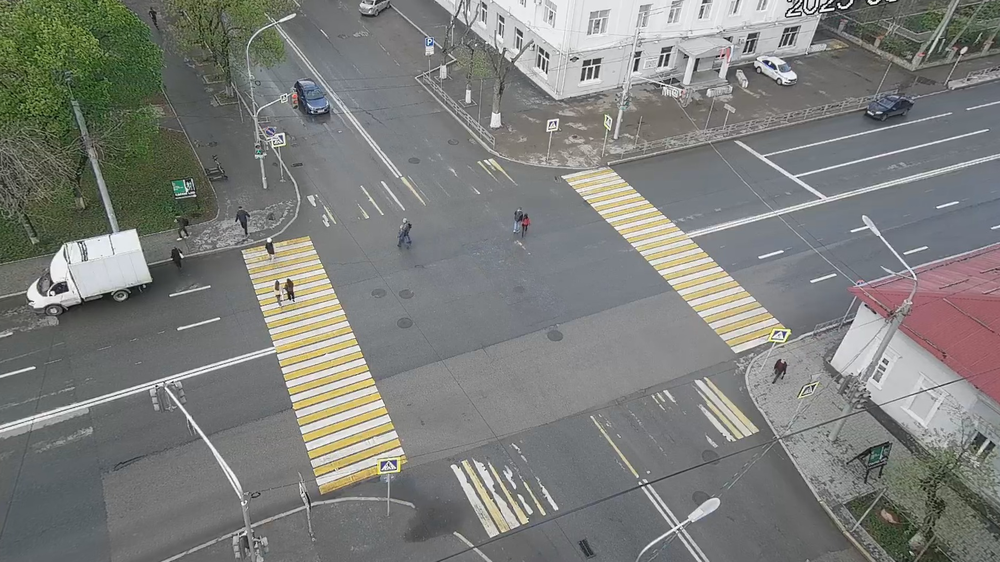
#> input picture example/pushkin_aksakov/image/undistort_opencv.png, 1000 x 562 px, shrunk from 1920 x 1080 before the run
$ python extended_hough_transform.py
#> lines starting #> are read from the running program, lines starting #| are printed output that depends on the picture
from skimage import feature, transform, color, io, filters
import numpy as np
import matplotlib.pyplot as plt

# === 1. Загрузка и grayscale ===
image = io.imread("../../example/pushkin_aksakov/image/undistort_opencv.png")
#> image is the input picture: shape (562, 1000, 3); mean R, G, B 125.2, 126.5, 123
gray = color.rgb2gray(image)
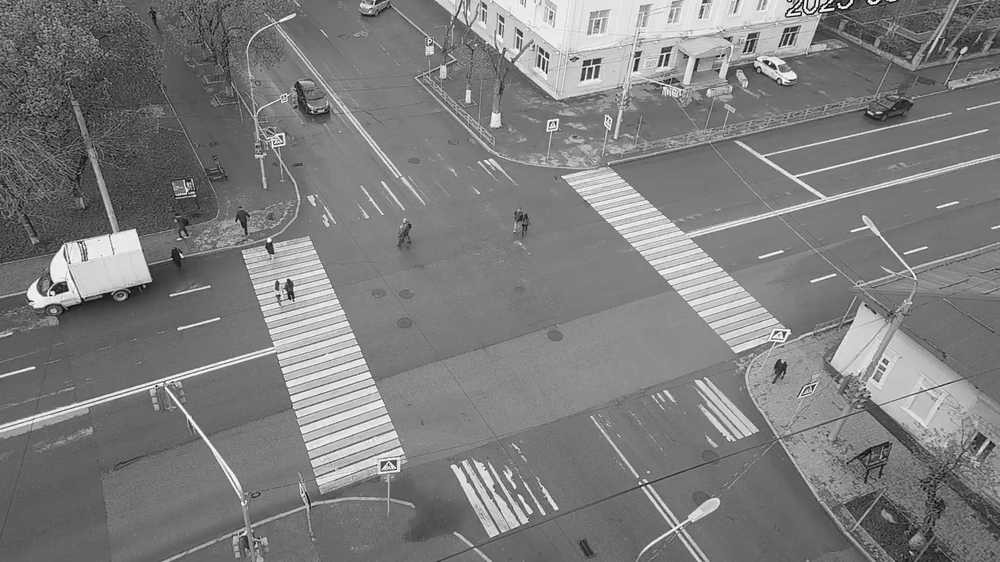
#> gray: shape (562, 1000) float64; min 0, max 1, mean 0.494

# === 2. Градиенты Sobel ===
gx = filters.sobel_h(gray)
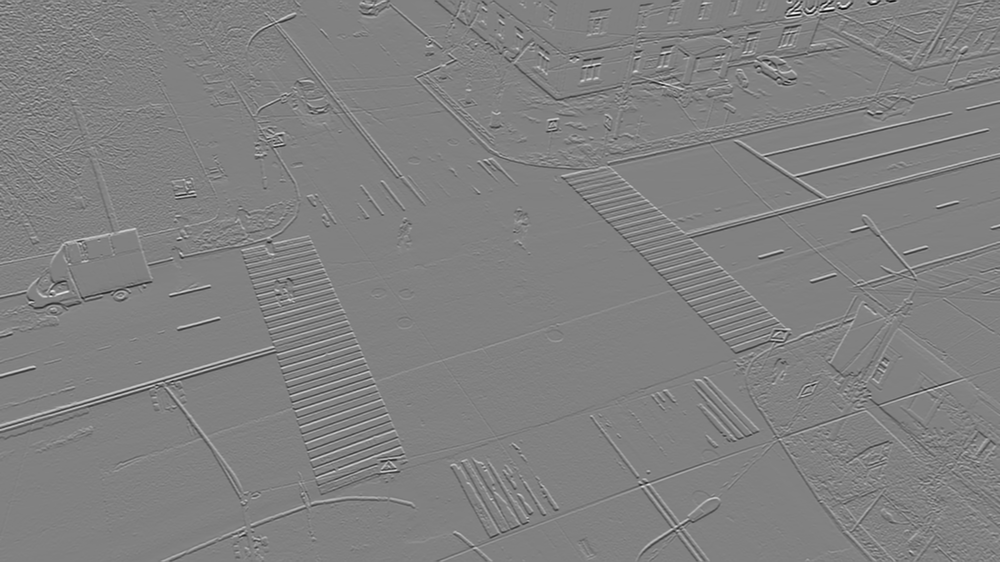
#> gx: shape (562, 1000) float64; min -0.972, max 0.944, mean -0.000582; drawn with min black and max white
gy = filters.sobel_v(gray)
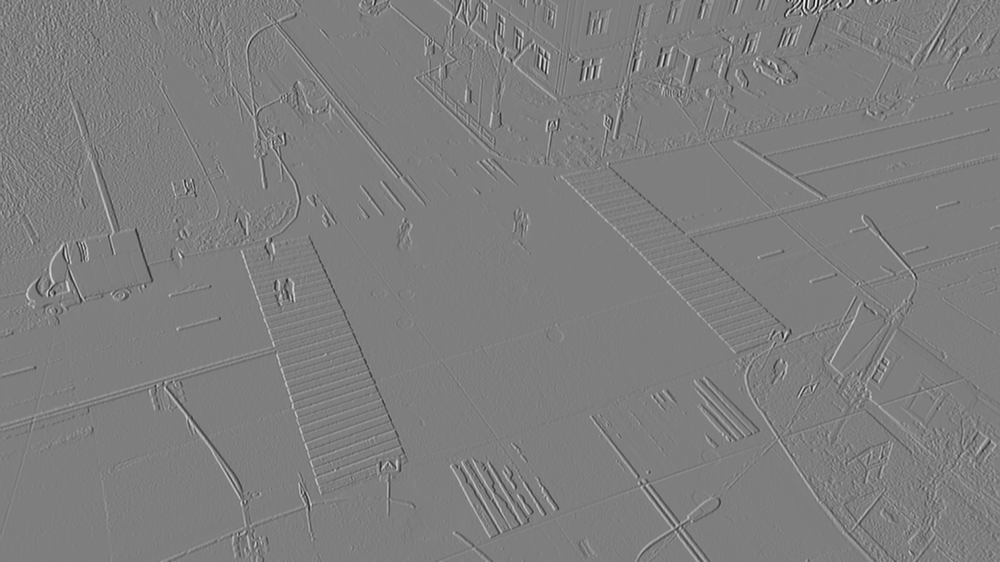
#> gy: shape (562, 1000) float64; min -0.95, max 0.962, mean 0.000147; drawn with min black and max white
magnitude = np.hypot(gx, gy)
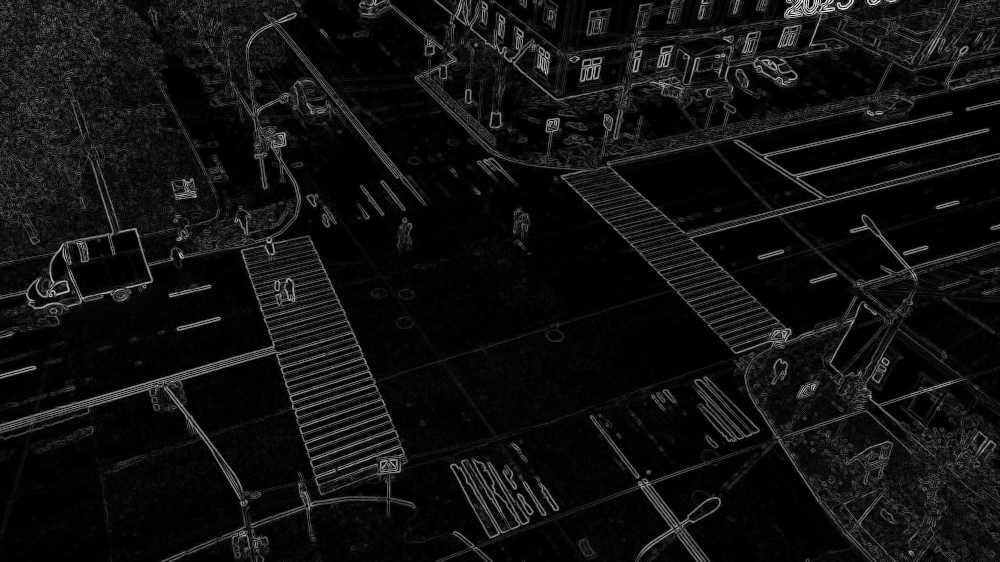
#> magnitude: shape (562, 1000) float64; min 0, max 0.979, mean 0.0676
orientation = np.arctan2(gy, gx)
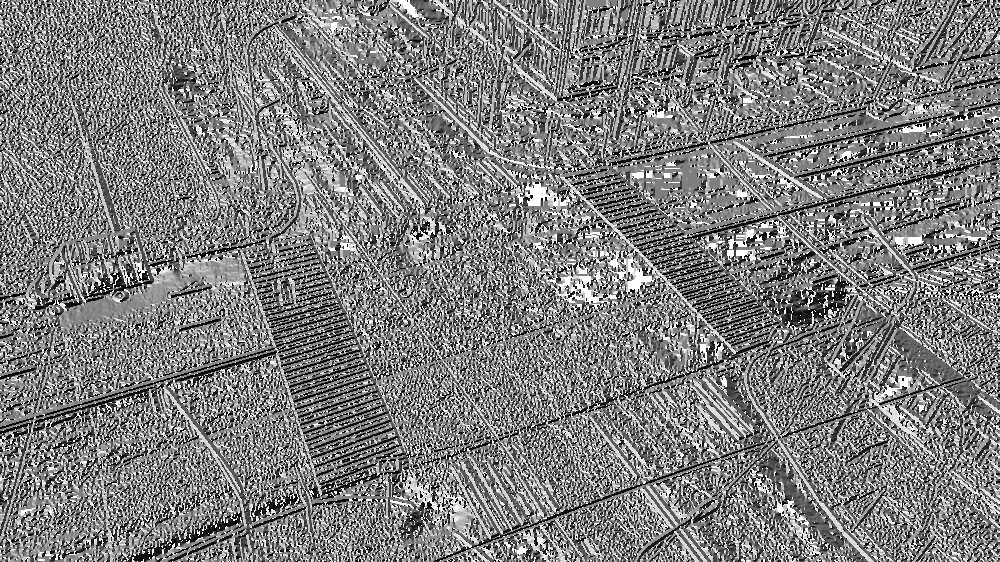
#> orientation: shape (562, 1000) float64; min -3.14, max 3.14, mean -0.0236; drawn with min black and max white

# === 3. Край по Канни ===
edges = feature.canny(gray, sigma=2.0).astype(np.uint8)
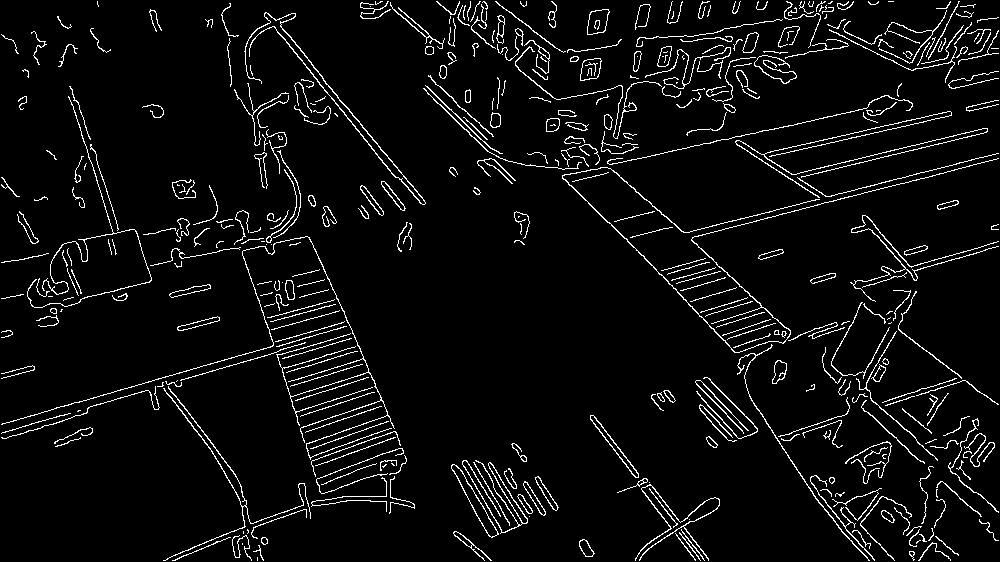
#> edges: shape (562, 1000); values 0 (black) and 1 (white), 5.2% white in thin lines or dots

# === Hough параметры ===
thetas = np.deg2rad(np.linspace(-90, 90, 180))
diag_len = int(np.hypot(*gray.shape))  # длина диагонали
#> diag_len = 1147
rhos = np.linspace(-diag_len, diag_len, 2 * diag_len)
#> rhos = 2294 values from -1147 to 1147
accumulator = np.zeros((len(rhos), len(thetas)), dtype=np.float32)

import sys
import os

module_dir = os.path.join(os.path.dirname(__file__), 'cpp', 'build', 'Release')
sys.path.append(module_dir)

import mymodule

#> (the run stopped early here; a loop or call above may not have finished)

$ run again, with example/pushkin_aksakov/image/building_corrected_image.png copied over example/pushkin_aksakov/image/undistort_opencv.png
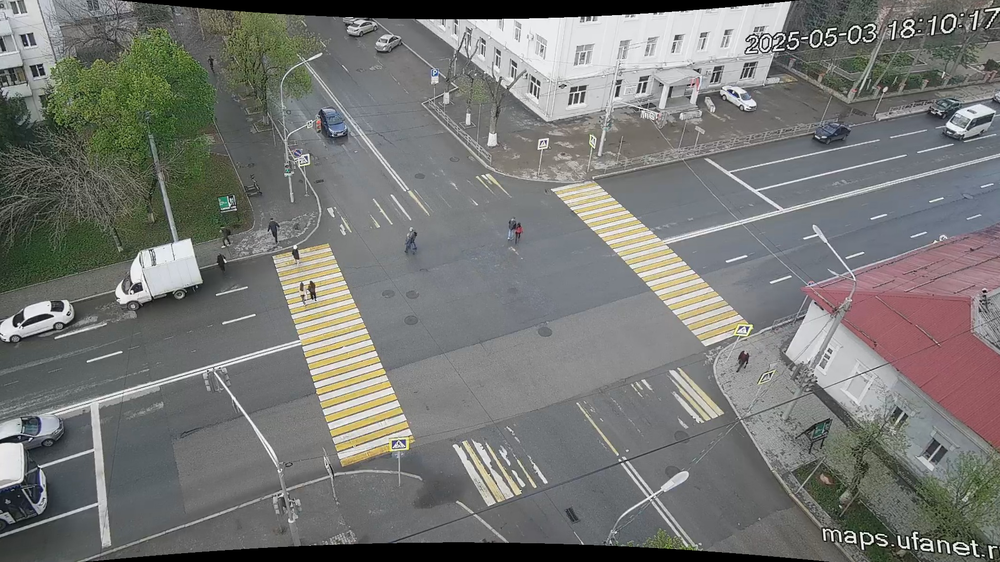
#> input picture example/pushkin_aksakov/image/building_corrected_image.png, 1000 x 562 px, shrunk from 1920 x 1080 before the run
#> image is the input picture: shape (562, 1000, 3); mean R, G, B 118, 118.7, 115.7
#> `orientation = np.arctan2(gy, gx)`:
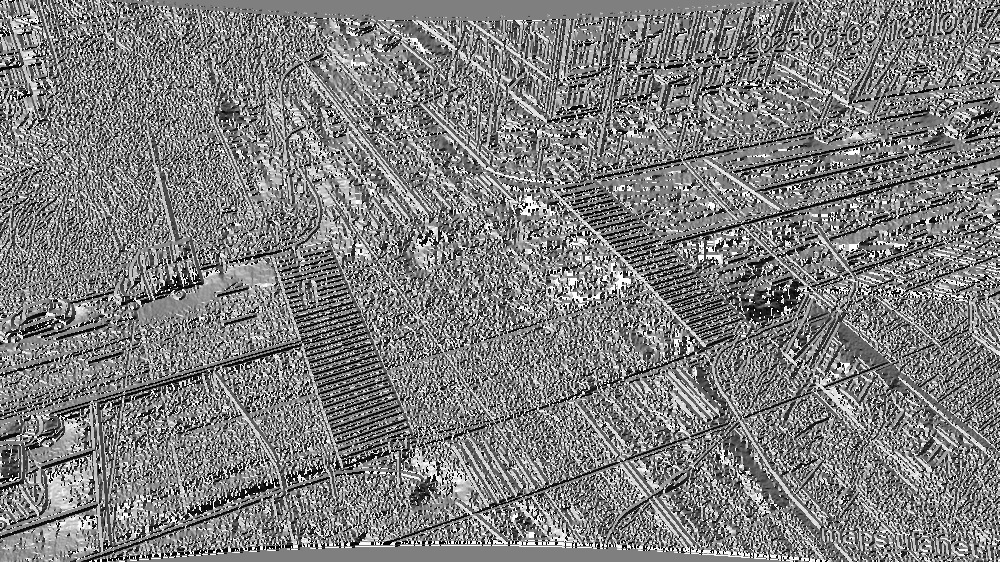
#> orientation: shape (562, 1000) float64; min -3.14, max 3.14, mean -0.0225; drawn with min black and max white
#> `edges = feature.canny(gray, sigma=2.0).astype(np.uint8)`:
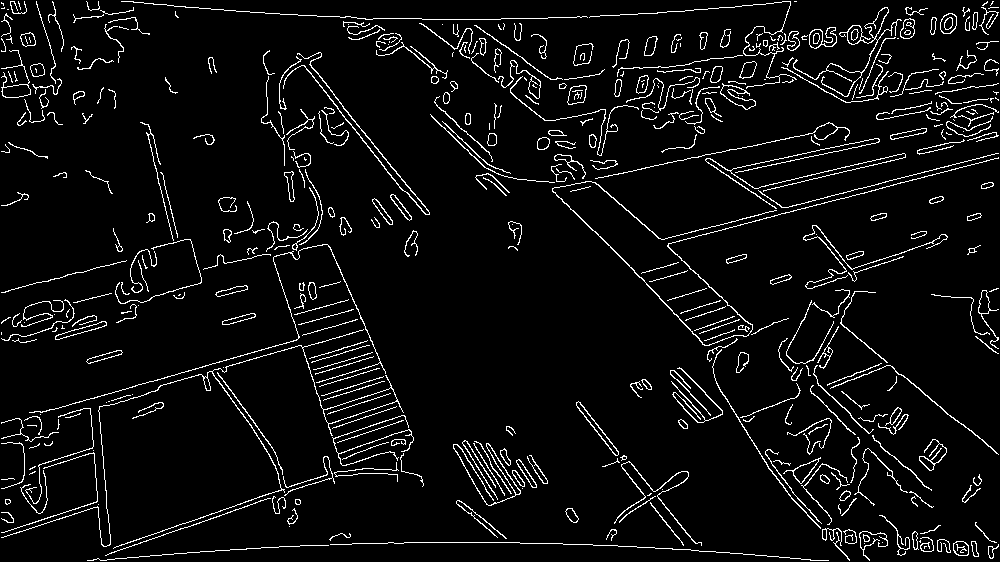
#> edges: shape (562, 1000); values 0 (black) and 1 (white), 5.6% white in thin lines or dots

$ run again, with example/pushkin_aksakov/image/calibration_line.png copied over example/pushkin_aksakov/image/undistort_opencv.png
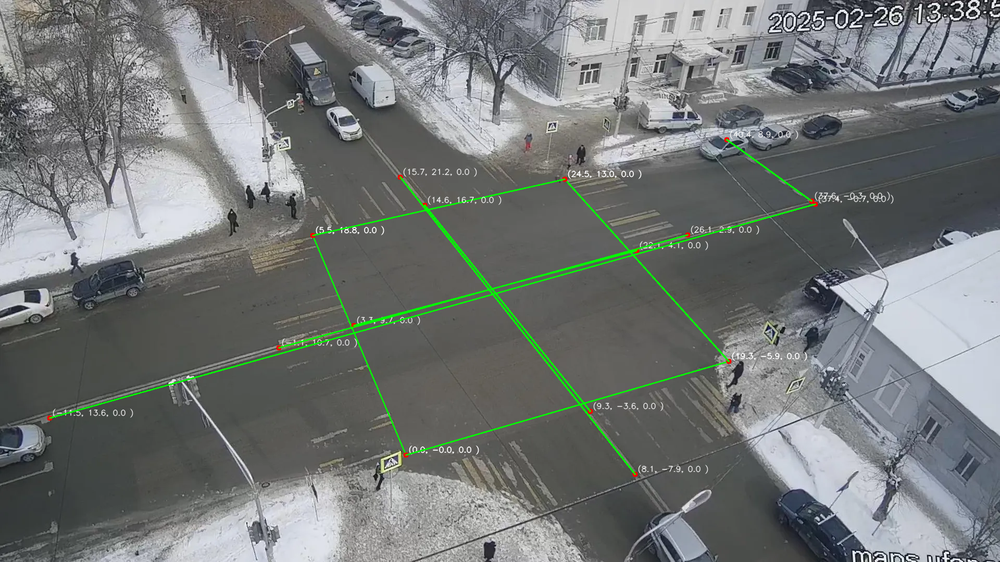
#> input picture example/pushkin_aksakov/image/calibration_line.png, 1000 x 562 px, shrunk from 1920 x 1080 before the run
#> image is the input picture: shape (562, 1000, 3); mean R, G, B 115.1, 119, 118.1
#> `orientation = np.arctan2(gy, gx)`:
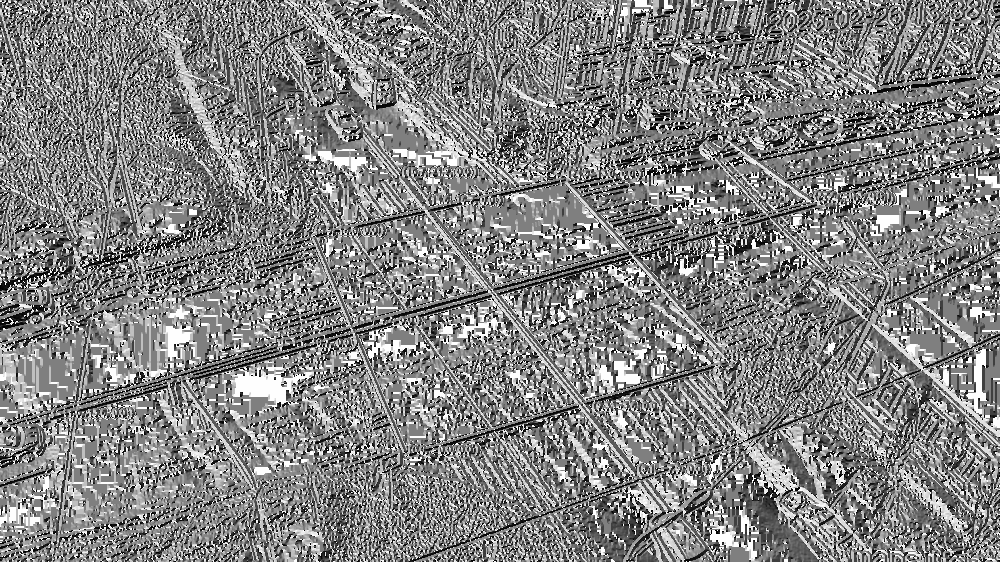
#> orientation: shape (562, 1000) float64; min -3.14, max 3.14, mean 0.0805; drawn with min black and max white
#> `edges = feature.canny(gray, sigma=2.0).astype(np.uint8)`:
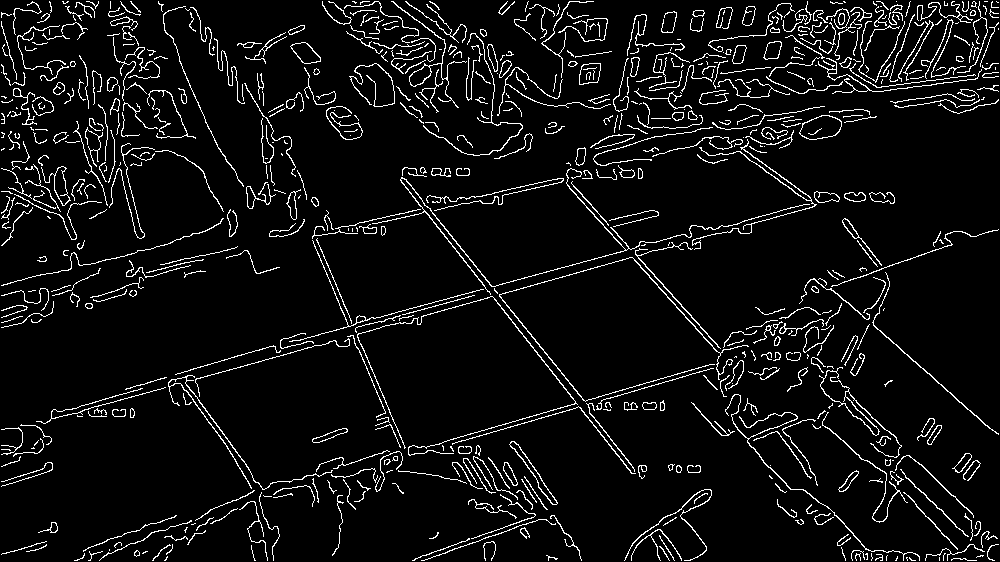
#> edges: shape (562, 1000); values 0 (black) and 1 (white), 6.4% white in thin lines or dots
